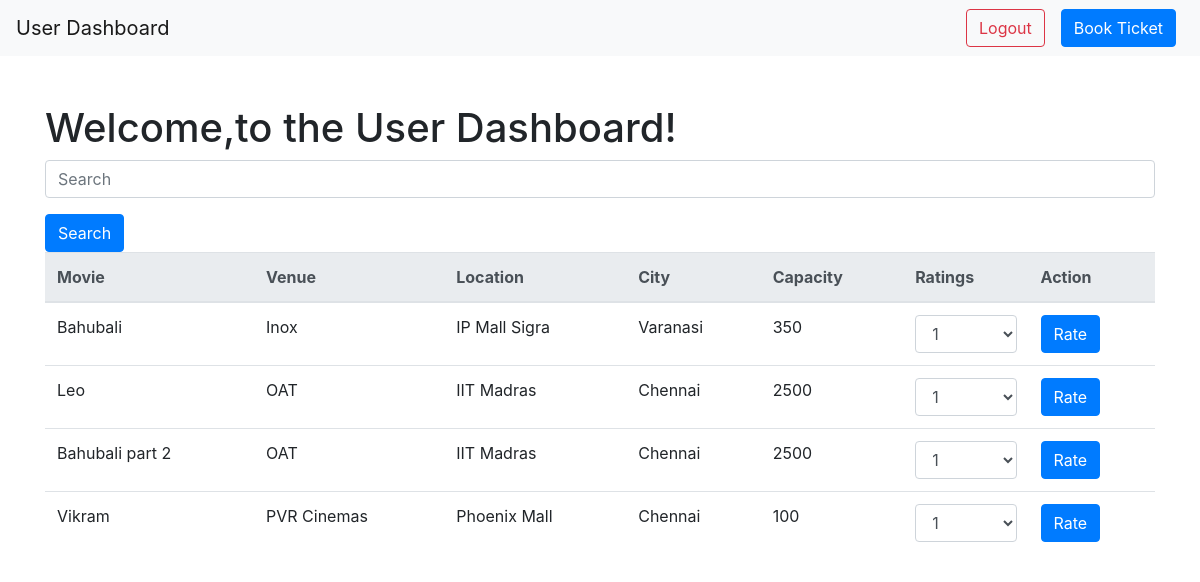
/user_dashboard, run on an earlier commit of the app's database.
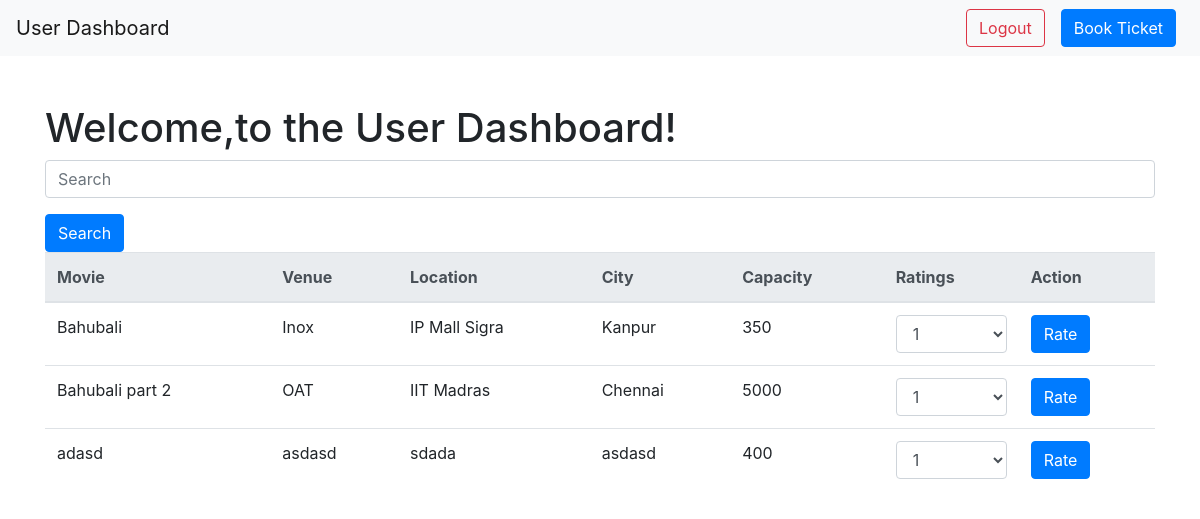
And on a later commit of the database.
### main1.py (models this page shows)
class Venue(db.Model):
    Movie = db.Column(db.String(50), unique=True, primary_key=True)
    Venue = db.Column(db.String(50))
    Location = db.Column(db.String(50))
    City = db.Column(db.String(50))
    Capacity = db.Column(db.String(50))

### main1.py (the view)
@app.route('/user_dashboard')
def user_dashboard():
    query = request.args.get('q')
    if query:
        venues = Venue.query.filter(Venue.Movie.contains(query) | Venue.Venue.contains(query) | Venue.Location.contains(query) | Venue.City.contains(query)).all()
    else:
        venues = Venue.query.all()
    return render_template('user_dashboard.html', venues=venues)

### Templates/user_dashboard.html (shortened to what this page needs)
<!DOCTYPE html>
<html>
  <head>
    <link rel="stylesheet" href="https://maxcdn.bootstrapcdn.com/bootstrap/4.0.0/css/bootstrap.min.css" />
  </head>
  <body>
    <nav class="navbar navbar-expand-lg navbar-light bg-light">
      <a class="navbar-brand" href="#">User Dashboard</a>
      <div class="collapse navbar-collapse" id="navbarNav">
        <ul class="navbar-nav ml-auto">
          <li class="nav-item">
            <a href="/user_login" class="btn btn-outline-danger mx-2">Logout</a>
          </li>
          <li class="nav-item">
            <a href="/book_ticket" class="btn btn-primary mx-2">Book Ticket</a>
          </li>
        </ul>
      </div>
    </nav>
    <div class="container">
      <h1 class="text-center mb-5"><h1>Welcome,to the User Dashboard!</h1>
      </h1>
      <form method="get" action="/user_dashboard">
        <div class="form-group">
          <input type="text" class="form-control" name="q" placeholder="Search" />
        </div>
        <button type="submit" class="btn btn-primary">Search</button>
      </form>
      <div>
        <table class="table">
          <thead class="thead-light">
            <tr>
              <th>Movie</th>
              <th>Venue</th>
              <th>Location</th>
              <th>City</th>
              <th>Capacity</th>
              <th>Ratings</th>
              <th>Action</th>
          </tr>
          </thead>
          <tbody>
            {% for venue in venues %}
            <tr>
              <td>{{ venue.Movie }}</td>
              <td>{{ venue.Venue }}</td>
              <td>{{ venue.Location }}</td>
              <td>{{ venue.City }}</td>
              <td>{{ venue.Capacity }}</td>
              <td>
                <form method="POST" action="/rate">
                  <select name="rating" class="form-control rating-input">
                    <option value="1">1</option>
                  </select>
                </form>
              </td>
              <td>
                <button class="btn btn-primary rate-btn">Rate</button>
              </td>
            </tr>
            {% endfor %}
          </tbody>
        </table>
      </div>
    </div>
  </body>
</html>

What changed in the data, as far as the page shows it:
removed Venue: Movie "Leo", Venue "OAT", Location "IIT Madras", City "Chennai", Capacity "2500"
removed Venue: Movie "Vikram", Venue "PVR Cinemas", Location "Phoenix Mall", City "Chennai", Capacity "100"
changed Venue "Bahubali": City "Varanasi" → "Kanpur"
changed Venue "Bahubali part 2": Capacity "2500" → "5000"
added Venue: Movie "adasd", Venue "asdasd", Location "sdada", City "asdasd", Capacity "400"
